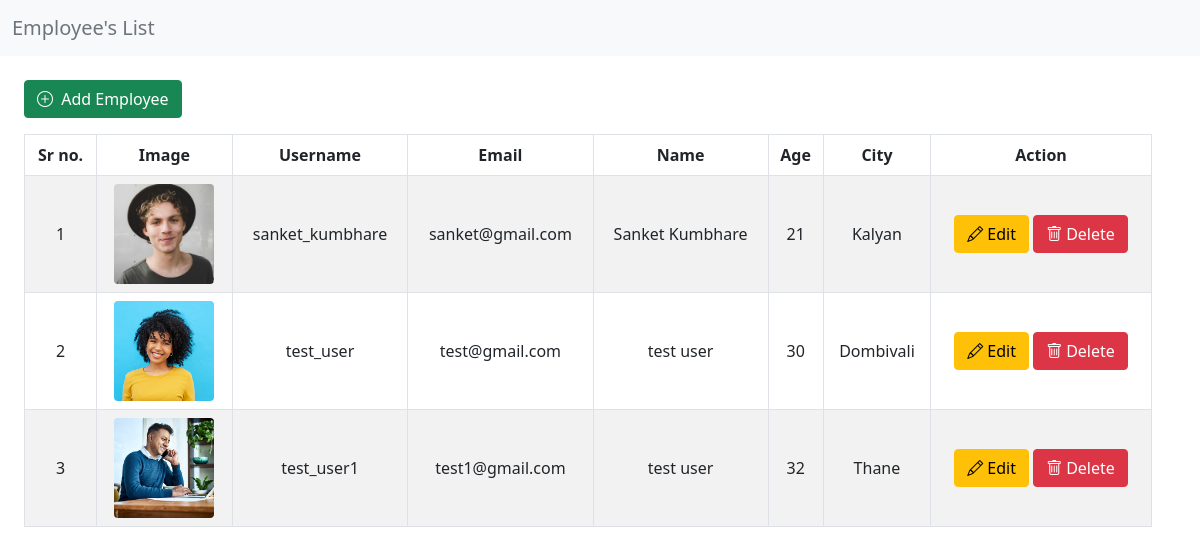
The page / on the database its author committed.
### tables this page shows
CREATE TABLE `employees` (
  `id` int(11) NOT NULL,
  `username` varchar(32) NOT NULL,
  `email` varchar(64) NOT NULL,
  `name` varchar(32) NOT NULL,
  `age` int(2) NOT NULL,
  `city` varchar(16) NOT NULL,
  `image` varchar(64) NOT NULL,
  `created_at` timestamp NOT NULL DEFAULT current_timestamp() ON UPDATE current_timestamp()
);

### classes/common.class.php (called while the page is built, shortened)
<?php
class Connection
{
    protected function connect()
    {
        try {
            $conn = new PDO("mysql:host=localhost;dbname=php_training", "root", "");
            return $conn;
        } catch (PDOException $e) {
            print "Error: " . $e->getMessage() . "<br>";
            die();
        }
    }
    public function showAll()
    {
        $this->show = $this->connect()->query("SELECT * FROM employees;");
        $this->result = $this->show->fetchAll(PDO::FETCH_ASSOC);
        return $this->result;
    }
}

### index.php (the view, shortened to what this page needs)
<?php
include("classes/common.class.php");
$show = new Connection();
$results = $show->showAll();
?>
<!doctype html>
<html lang="en">
<head>
    <link href="https://cdn.jsdelivr.net/npm/bootstrap@5.0.2/dist/css/bootstrap.min.css" rel="stylesheet">
    <link rel="stylesheet" href="https://cdn.jsdelivr.net/npm/bootstrap-icons@1.6.1/font/bootstrap-icons.css">
</head>
<body>
    <header>
        <nav class="navbar navbar-expand-lg navbar-light bg-light">
            <div class="container-fluid">
                <a class="navbar-brand text-muted" href="#">Employee's List</a>
            </div>
        </nav>
    </header>
    <section class="container-fluid pt-2 row">
        <aside class="my-3">
            <button type="button" class="btn btn-success" id="add-emp" data-bs-toggle="modal" data-bs-target="#exampleModal">
                <i class="bi bi-plus-circle me-1"></i>
                Add Employee
            </button>
        </aside>
        <aside class="col-md col-sm-12">
            <table class="table table-striped table-bordered text-center">
                <thead>
                    <tr>
                        <th>Sr no.</th>
                        <th>Image</th>
                        <th>Username</th>
                        <th>Email</th>
                        <th>Name</th>
                        <th>Age</th>
                        <th>City</th>
                        <th>Action</th>
                    </tr>
                </thead>
                <tbody>
                    <?php
                    $sr = 1;
                    if (sizeof($results) > 0) {
                        foreach ($results as $result) {
                    ?>
                            <tr>
                                <td><?= $sr; ?></td>
                                <td><img class="rounded" src="<?= "uploads/" . $result["image"]; ?>" height="100px" width="100px" alt=""></td>
                                <td><?= $result["username"]; ?></td>
                                <td><?= $result["email"]; ?></td>
                                <td><?= $result["name"]; ?></td>
                                <td><?= $result["age"]; ?></td>
                                <td><?= $result["city"]; ?></td>
                                <td class="text-center">
                                    <buttton type="button" class="btn btn-warning edit-btn" data-bs-toggle="modal" data-id="<?= $result["id"]; ?>" data-bs-target="#exampleModal"><i class="bi bi-pencil me-1"></i>Edit</buttton>
                                    <button type="button" class="btn btn-danger del-btn" data-id="<?= $result["id"]; ?>"><i class="bi bi-trash me-1"></i>Delete</button>
                                </td>
                            </tr>
                        <?php
                            $sr++;
                        }
                    } else {
                        ?>
                        <tr>
                            <td colspan="8">No recorded founded.</td>
                        </tr>
                    <?php
                    }
                    ?>
                </tbody>
            </table>
        </aside>
    </section>
</body>
</html>

### index.php (style rules this page uses)
td { vertical-align: middle; }
img { object-fit: cover; object-position: center; }

### rows shown on the page
employees: image (picture), username "sanket_kumbhare", email "sanket@gmail.com", name "Sanket Kumbhare", age "21", city "Kalyan"
employees: image (picture), username "test_user", email "test@gmail.com", name "test user", age "30", city "Dombivali"
employees: image (picture), username "test_user1", email "test1@gmail.com", name "test user", age "32", city "Thane"
